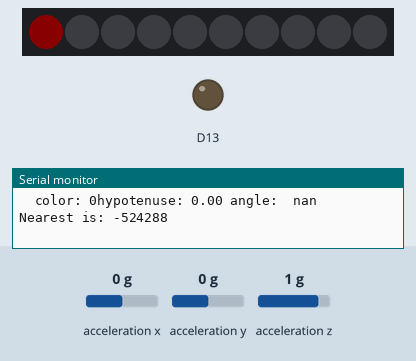
The sketch below on a simulated Adafruit Circuit Playground Express. On the bench: 10 RGB LEDs in strip order, left to right, output pins drawn as LEDs (lit = HIGH), the last lines printed to the serial monitor. The test bench sets the inputs (shaded band); at power-on: acceleration x 0 g, acceleration y 0 g, acceleration z 1 g. Dim RGB values are drawn brighter than linear.

Above: at 1.2 s.
1.3 s: acceleration x set to -1.4 g
At 1.8 s:
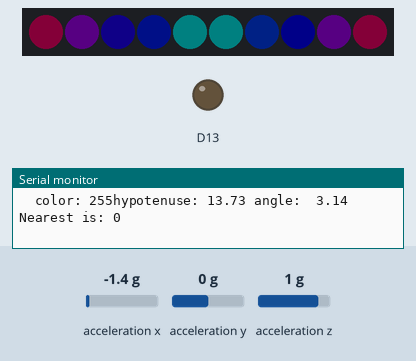
2.8 s: acceleration x set to 0.1 g
At 4.0 s:
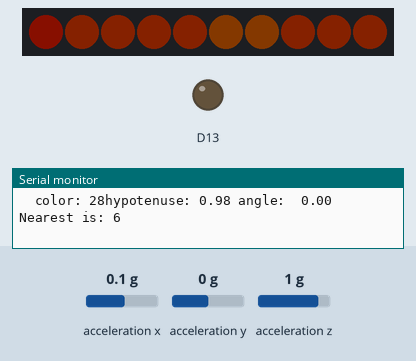
4.3 s: acceleration y set to -1.4 g
At 5.1 s:
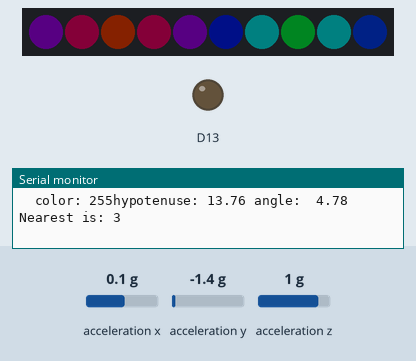
5.8 s: acceleration y set to -0.8 g
At 6.3 s:
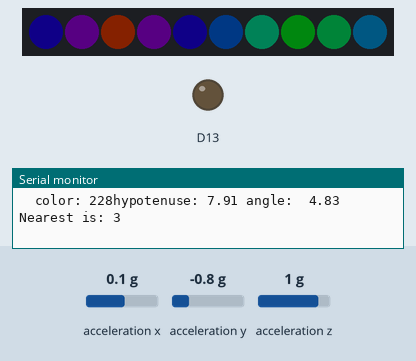
7.3 s: acceleration y set to 0.8 g
At 8.5 s:
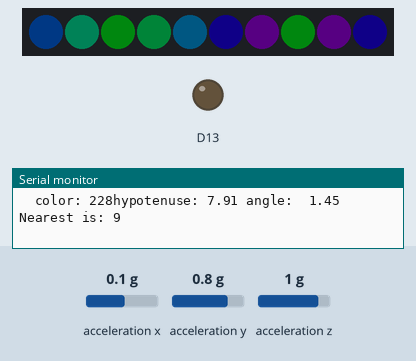
8.8 s: acceleration y set to -0.1 g
At 9.8 s:
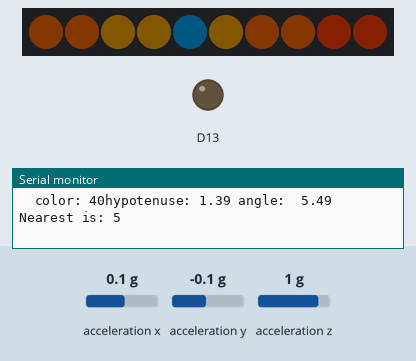
Timing chart, 0 to 11.3 s (numbered marks = the images above; inputs shaded):
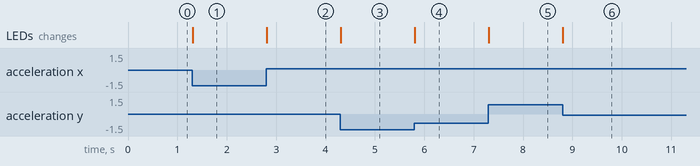

Measured:
- after the input at 1.3 s, the LEDs: change at once (image 1)
- after the input at 2.8 s, the LEDs: change at once (image 2)
- after the input at 4.3 s, the LEDs: change at once (image 3)
- after the input at 5.8 s, the LEDs: change at once (image 4)
- after the input at 7.3 s, the LEDs: change at once (image 5)
- after the input at 8.8 s, the LEDs: change at once (image 6)

The sketch:

tiltcolor2.ino
```cpp
#include <SPI.h>
#include <Wire.h>
#include <Adafruit_CircuitPlayground.h>

//---STRUCTURE FOR NEO-PIXELS
struct nPixel
{
  float angle;
  int index;
};

void setup() {
  CircuitPlayground.begin(); //you gotta have this to use CP functions
  Serial.begin(9600);        //serial monitor initialization
  CircuitPlayground.setBrightness(10); //this sets the brightness of all the neos (0-255 scale)
}

void loop()
{
  float X, Y, Z; //passed by reference to seXYZ to be updated each cycle
  double angle;  //polarAngle will store a value here
  double hypotenuse; //passed by reference to polarAngle to be updated each cycle
  int q;         //q -> quadrant
  int nearest;   //keep track of lowest point
  int neo;       //for which light 0-9 is on, (10 means position 0, 11 is pos 6, neither of which
                 //-actually have lights since they're the charging ports)

//---INITIAL FUNCTIONS, GETTING XYZ DATA (PASSED BY REFERENCE) AND QUADRANT
  setXYZ(X, Y, Z);       //This just retrieves accelerometer data to work with
  q = findQuadrant(X,Y); //this finds which quadrant the CP is tilted towards (1-4, like cartesian coordinate plane)

//---CREATE AN ARRAY OF PIXELS, THEN POPULATE IT WITH DATA (ANGLE, INDEX), THEN FIND THE POLAR COORDINATES AND PASS HYPOTENUSE BY REFERENCE
  nPixel pixels[12];           //create an array of structures
  nPixelAssemble(pixels);      //populate the array with the unit circle position of each neopixel light in radians
  angle = polarAngle(X, Y, q, hypotenuse); //calculate the angle of tilt (as the 2D projection of the board's plane relative to positive x axis,
                               //-which is the side opposite the USB charging cable).

  nearest = findNearestPixel(pixels, angle, X, Y);  //JUST FIND THE PIXEL NEAREST THE LOWEST POINT ON THE CIRCUIT PLAYGROUND
  Serial.print("  Nearest is: ");Serial.println(nearest);


  tiltColor(nearest, neo, q, X, Y, hypotenuse, angle, pixels); //THIS IS A FINAL CONTROL FUNCTION

  //delay(250); //loop delay for everything which mostly justs makes serial data readable if > 200

}

//-----Update X, Y, Z variables with accelerometer data
void setXYZ(float & X, float & Y, float & Z)
{
  X = CircuitPlayground.motionX();
  Y = CircuitPlayground.motionY();
  Z = CircuitPlayground.motionZ();

  //Serial.print("X: "); Serial.print(X);
  //Serial.print("  Y: "); Serial.print(Y);
}

//-----Figure out which quadrant the CP is tilted towards based on sign of X and Y
int findQuadrant(float X, float Y)
{
  float minus = -0.5;
  float plus = 0.5;
  int q = 0;

  if (X<=minus && Y>=plus)
    q = 1;
  if (X<=minus && Y<=minus)
    q = 2;
  if (X>=plus && Y<=minus)
    q = 3;
  if (X>=plus && Y>=plus)
    q = 4;
  //Serial.print("  Quadrant: "); Serial.println(q);
  return q;
}

//-----This goes through an array of 'pixels' and populates them with their angle and
//-----the index of their associated neoPixel (if any)
void nPixelAssemble(nPixel pixels[])
{
  for (int i = 0; i<6; i++) //for neos 0-4
  {
    pixels[i].angle = 3.14 + (i * 0.52);
  }
  for (int q = 6; q<12; q++) //for neos 5-9
  {
    pixels[q].angle = ((q - 6) * 0.52); //0.5236 is about equal to pi/6
  }
  for (int i = 1; i<6; i++) //0-4
  {
    pixels[i].index = i - 1;
  }
  for (int i = 7; i<12; i++)//5-9
  {
    pixels[i].index = i - 2;
  }
  pixels[0].index = 10; //not neos, these are the chargers on the edges
  pixels[6].index = 11;
}

//-----This finds which pixel is nearest the lowest point on the board
int findNearestPixel(nPixel pixels[], double angle, float X, float Y)
{
  int mark;

  if (angle == 3.14)                    //handling the edge cases, pi
    mark = 0;
  if (angle == 0.00 || angle == 6.28)   //and also 0 or 2pi
    mark = 6;
  for (int i = 0; i<12; i++)
  {
    if (pixels[i].angle <= (angle + 0.26) && pixels[i].angle >= (angle - 0.26)) // 0.26 is 0.5236/2, which is pi/12
    {
      mark = i;
    }
  }
  return mark;
}

//-----This calculates the angle of the projection of the board's plane using inverse cosine
//-----and also updates the 'hypotenuse' of the projected triangle formed by X and Y
//-----accelerometer data, to use as a measure of how steep the tilt of the board is
double polarAngle(float X, float Y, int q, double & hypotenuse)
{
  double angle;
  //double hypotenuse;
  float cosRatio;

  hypotenuse = sqrt((X*X)+(Y*Y));
  cosRatio = X/hypotenuse;
  Serial.print("hypotenuse: ");Serial.print(hypotenuse);

/* this approximates cosine inverse to find the angle in radians
(using taylor series approximation of inverse cosine)
because computing taylor series approx of arccosine loses accuracy at
0 and pi radians, where there are no lights, whereas arcsin approximations
lose accuracy at pi/2 and 3pi/2, where there are lights. */
  angle = (1.570796327) - (cosRatio + ((cosRatio * cosRatio * cosRatio)/6)
                                    + ((3 * cosRatio * cosRatio * cosRatio *
                                        cosRatio * cosRatio)/40)
                                    + ((15 * cosRatio * cosRatio * cosRatio *
                                        cosRatio * cosRatio * cosRatio *
                                        cosRatio)/336));

/* lets do some more math to compensate for computation inaccuracy near 0 and pi
also for reference that this margin is eyeballed from accelerometer data near the edges */
  if (Y < 0.5 && Y > -0.5) //because near the axis the estimation loses accuracy (0.7)
  {
    if (X < 0)
      angle = 3.14;
    if (X > 0)
      angle = 0.00;
  }

  //now we want to get a 0 - 2 pi range rather then 0 - pi on the top and bottom
    //this will be based on y - axis data
  if (Y < 0)
  {
    angle = 3.14 + (3.14 - angle);
  }

  Serial.print(" angle:  "); Serial.print(angle);
  return angle;
}

//-----First attempt at a control function for every light on the board, there are many problems
//-----this is still very much in progress
void tiltColor(int nearest, int neo, int q, float X, float Y, float hypotenuse, double angle, nPixel pixels[])
{
  int color = 0;
  int fade = 0;
  int opposite = 0;
  int test = 0;
  int leftColor = 0;

  if (hypotenuse > 0.5)
    color = int(hypotenuse * 28.8421); //this constant is 255/9, for 0-9 range

  color = constrain(color, 0, 255);
  Serial.print("  color: ");Serial.print(color);

  //for (int i = 0; i < 10; i++) //this controls every neo simultaneously
    //CircuitPlayground.setPixelColor(i, CircuitPlayground.colorWheel(color));

  fade = color/10; //to provide increments by which to set the colors around the circle


/*
 * This controls the half of the CP to the right and half to the left of the lowest point individually
 * using the modulo operator to find the index of the requisite light to be turned on
 * The reason that the numbers are split onto a 1-12 scale is because each position on the CP
 * has a place in an array of neoPixels, including both charging poirts, even though those ports
 * don't have lights. That is also why the placement uses those structures as indices in the
 * setPixelColor function.
 */

  for (int i = 1; i<7; i++)
  {
    CircuitPlayground.setPixelColor(pixels[((nearest + i) % 12)].index, CircuitPlayground.colorWheel(color - (i * fade)));
  }
  for (int i = 11; i>6; i-=1)
  {
    CircuitPlayground.setPixelColor(pixels[((nearest + i) % 12)].index, CircuitPlayground.colorWheel(color/2 + ((i-7) * fade)));
  }
}
```
